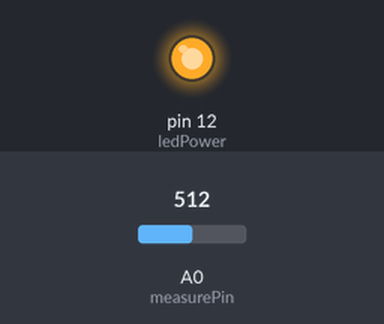
The sketch below on a simulated Arduino Uno, built with avr-gcc and run on an emulated ATmega328P. Parts: output pins drawn as LEDs (lit = HIGH). The inputs (shaded band) are chosen by the test bench; at power-on: A0 (measurePin) = 512. What the sketch prints to the serial monitor is not drawn.

Above: at 0.1 s.
Timing chart, 0 to 1.6 s (numbered marks = the images above):
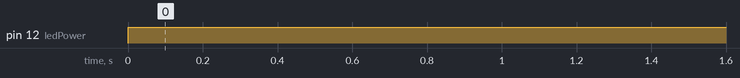

The sketch:

PM.ino
```cpp
// PM端口设置
int measurePin = A0;
int ledPower = 12;

// PM检测参数设置
unsigned int samplingTime = 280;
unsigned int deltaTime = 40;
unsigned int sleepTime = 9680;

// PM结果处理
float voMeasured = 0.0;
float Air = 0.0;

void setup(){
  PM_init();
}

void loop(){
  PM_loop();
}

// PM初始化
void PM_init()
{
  Serial.begin(9600);
  pinMode(ledPower,OUTPUT);
  pinMode(measurePin, INPUT);
}

// PM循环函数
void PM_loop()
{
  digitalWrite(ledPower,LOW);
  delayMicroseconds(samplingTime);

  voMeasured = analogRead(measurePin);

  delayMicroseconds(deltaTime);
  digitalWrite(ledPower,HIGH);
  delayMicroseconds(sleepTime);
  delay(1000);
  if(voMeasured > 36.455){
    Air = (float(voMeasured/1024)-0.0356)*120000*0.035;
    Serial.println(Air);
  }
}
```

Measured:
- by itself, pin 12 (ledPower): LOW → HIGH at 0.00 s
